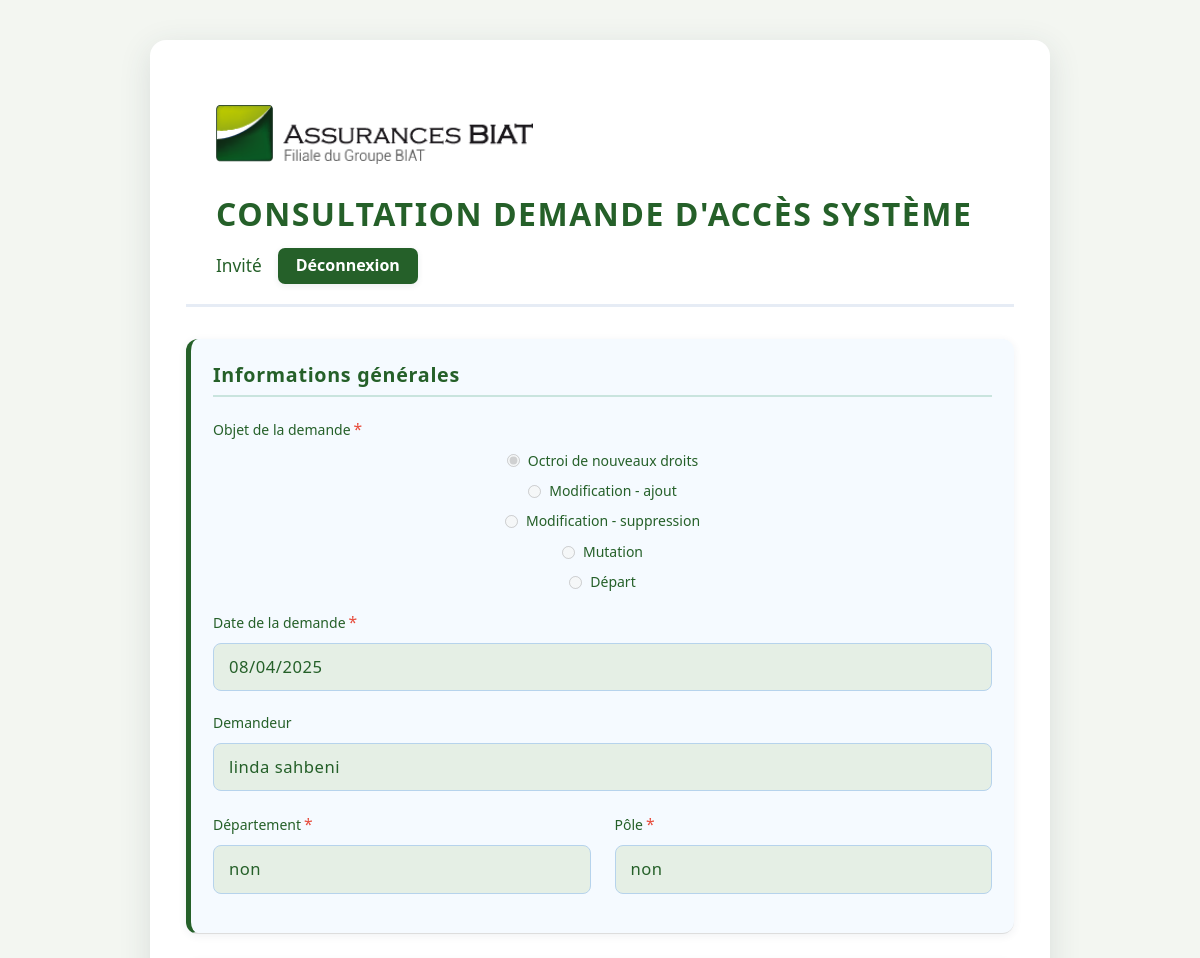
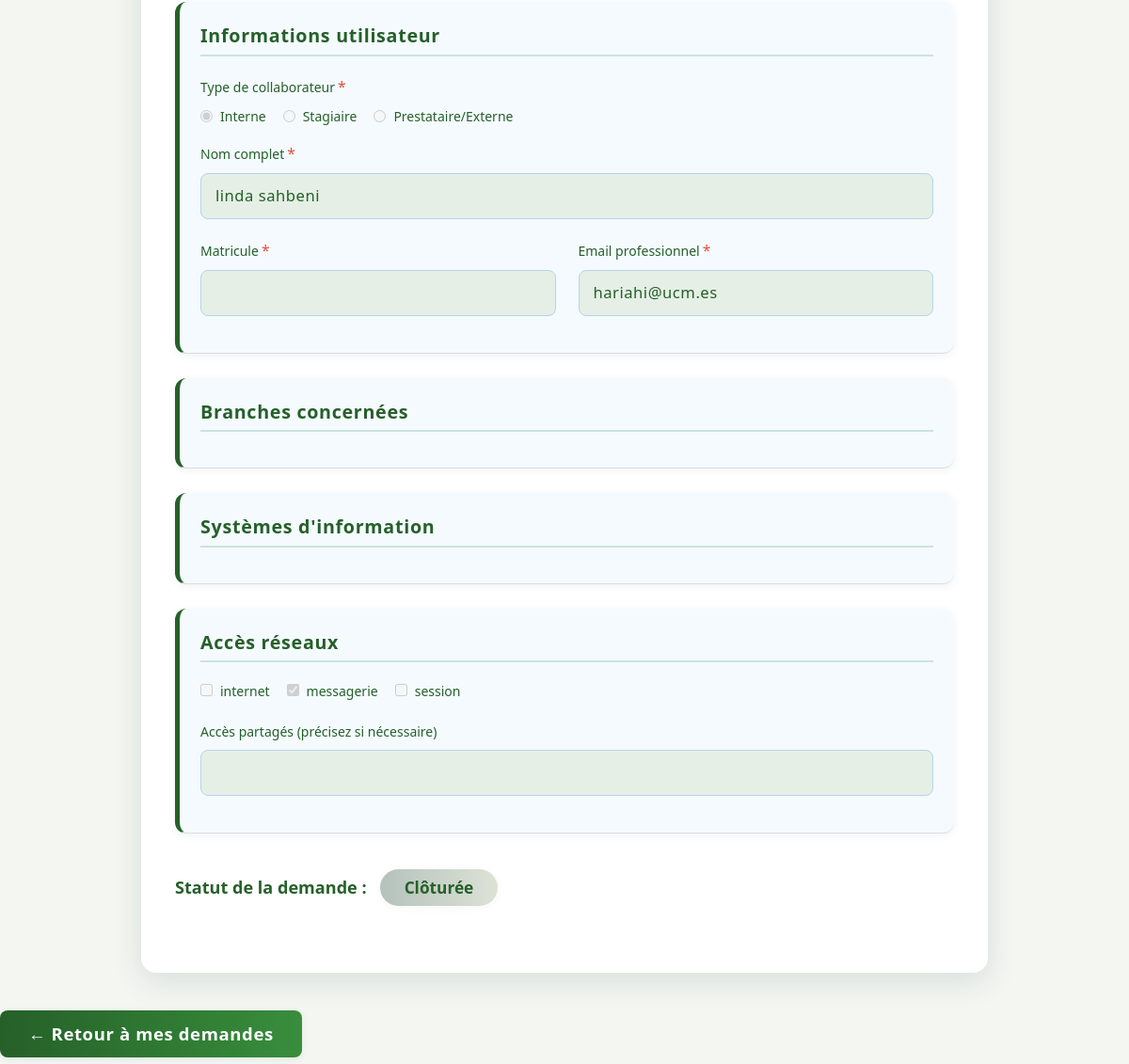
/demande/1/view, run on the app's committed database (2 pictures, top to bottom).
### tables this page shows
CREATE TABLE requests (
            id INTEGER PRIMARY KEY AUTOINCREMENT,
            user_id INTEGER NOT NULL,
            objet_demande TEXT NOT NULL,
            date_demande DATE NOT NULL,
            collaborator_type_id INTEGER,
            date_debut_stage DATE,
            date_fin_stage DATE,
            acces_partages TEXT,
            signature TEXT, status TEXT, responsable_id INTEGER, rejection_comment TEXT,
            FOREIGN KEY (user_id) REFERENCES users(id),
            FOREIGN KEY (collaborator_type_id) REFERENCES collaborator_types(id)
        );

CREATE TABLE departments (
            id INTEGER PRIMARY KEY AUTOINCREMENT,
            name TEXT NOT NULL,
            pole_id INTEGER NOT NULL,
            FOREIGN KEY (pole_id) REFERENCES poles(id)
        );

CREATE TABLE poles (
            id INTEGER PRIMARY KEY AUTOINCREMENT,
            name TEXT NOT NULL UNIQUE
        );

CREATE TABLE collaborator_types (
            id INTEGER PRIMARY KEY AUTOINCREMENT,
            name TEXT NOT NULL UNIQUE
        );

CREATE TABLE users (
            id INTEGER PRIMARY KEY AUTOINCREMENT,
            nom TEXT NOT NULL,
            prenom TEXT NOT NULL,
            email TEXT NOT NULL UNIQUE,
            department_id INTEGER,
            pole_id INTEGER,
            password TEXT NOT NULL, role TEXT,
            FOREIGN KEY (department_id) REFERENCES departments(id),
            FOREIGN KEY (pole_id) REFERENCES poles(id)
        );

CREATE TABLE network_accesses (
            id INTEGER PRIMARY KEY AUTOINCREMENT,
            name TEXT NOT NULL UNIQUE
        );

### app.py (the view)
@app.route('/demande/<int:request_id>/view')
def view_demande(request_id):
    conn = sqlite3.connect(DATABASE)
    cursor = conn.cursor()
    row = cursor.execute("SELECT * FROM requests WHERE id=?", (request_id,)).fetchone()
    if not row:
        flash("Demande introuvable.", "danger")
        conn.close()
        return redirect(url_for('mes_demandes'))
    demande = {
        "id": row[0],
        "user_id": row[1],
        "objet_demande": row[2],
        "date_demande": row[3],
        "collaborator_type_id": row[4],
        "date_debut_stage": row[5],
        "date_fin_stage": row[6],
        "acces_partages": row[7] or "",
        "signature": row[8],
        "status": row[9],
        "responsable_id": row[10],
        "rejection_comment": row[11],
    }
    cursor.execute("SELECT nom, prenom, email FROM users WHERE id = ?", (demande["user_id"],))
    user_row = cursor.fetchone()
    if user_row:
        demande["nom_complet"] = f"{user_row[0]} {user_row[1]}"
        demande["demandeur"] = demande["nom_complet"]
        demande["email"] = user_row[2]
    else:
        demande["nom_complet"] = ""
        demande["demandeur"] = ""
        demande["email"] = ""
    cursor.execute("""
        SELECT d.name, p.name
        FROM users u
        LEFT JOIN departments d ON u.department_id = d.id
        LEFT JOIN poles p ON u.pole_id = p.id
        WHERE u.id = ?
    """, (demande["user_id"],))
    dep_pole = cursor.fetchone()
    demande["departement"] = dep_pole[0] if dep_pole else ""
    demande["pole"] = dep_pole[1] if dep_pole else ""
    cursor.execute("SELECT name FROM collaborator_types WHERE id = ?", (demande["collaborator_type_id"],))
    ct = cursor.fetchone()
    demande["collaborator_type"] = ct[0] if ct else ""
    demande["matricule"] = ""
    cursor.execute("""
        SELECT b.name FROM branches_requests br
        JOIN branches b ON br.branch_id = b.id
        WHERE br.request_id = ?
    """, (request_id,))
    demande["branches"] = [r[0] for r in cursor.fetchall()]
    cursor.execute("SELECT name FROM branches ORDER BY name")
    all_branches = [row[0] for row in cursor.fetchall()]
    cursor.execute("""
        SELECT na.name
        FROM request_network_accesses rna
        JOIN network_accesses na ON rna.network_access_id = na.id
        WHERE rna.request_id = ?
    """, (request_id,))
    demande["network_access"] = [r[0] for r in cursor.fetchall()]
    cursor.execute("SELECT name FROM network_accesses ORDER BY name")
    all_network_accesses = [row[0] for row in cursor.fetchall()]
    cursor.execute("""
        SELECT b.name, s.name, p.name, rsp.environment
        FROM request_system_profiles rsp
        JOIN profiles p ON rsp.profile_id = p.id
        JOIN systems s ON rsp.system_id = s.id
        JOIN branches b ON p.branch_id = b.id
        WHERE rsp.request_id = ?
    """, (request_id,))
    profils_env = {}
    for branch, system, profile, env in cursor.fetchall():
        profils_env.setdefault(branch, {}).setdefault(f"{system} - {profile}", []).append(env)
    demande["profils_env"] = profils_env
    for key in [
        "objet_demande", "date_demande", "demandeur", "departement", "pole", "collaborator_type",
        "date_debut_stage", "date_fin_stage", "nom_complet", "matricule", "email",
        "branches", "profils_env", "network_access", "acces_partages"
    ]:
        if key not in demande:
            if key in ["branches", "network_access"]:
                demande[key] = []
            elif key == "profils_env":
                demande[key] = {}
            else:
                demande[key] = ""
    conn.close()
    return render_template(
        'view_demande.html',
        demande=demande,
        all_branches=all_branches,
        all_network_accesses=all_network_accesses
    )

### templates/view_demande.html (shortened to what this page needs)
<!DOCTYPE html>
<html lang="fr">
<head>
  <link href="https://cdn.jsdelivr.net/npm/bootstrap@5.3.3/dist/css/bootstrap.min.css" rel="stylesheet" />
  <link rel="stylesheet" href="{{ url_for('static', filename='css/biat-form.css') }}">
</head>
<body>
  <div class="biat-container">
    <div class="biat-header">
      <div class="biat-header-left">
        <img src="{{ url_for('static', filename='images/logo.png') }}" alt="Assurances BIAT" class="biat-logo" />
      </div>
      <div class="biat-header-center">
        <h1 class="biat-title">CONSULTATION DEMANDE D'ACCÈS SYSTÈME</h1>
      </div>
      <div class="biat-header-right">
        <span>{{ session.get('user') or 'Invité' }}</span>
        <a href="{{ url_for('logout') }}" class="logout-btn">Déconnexion</a>
      </div>
    </div>
    <form>
      <fieldset disabled>
        <div class="biat-form-section">
          <h3 class="biat-section-title">Informations générales</h3>
          <div class="biat-form-group">
            <label class="biat-label biat-required">Objet de la demande</label>
            <div class="biat-radio-group" style="flex-direction: column; gap: 8px;">
              {% for v in ['Octroi de nouveaux droits', 'Modification - ajout', 'Modification - suppression', 'Mutation', 'Départ'] %}
                <label class="biat-radio">
                  <input type="radio" name="objet_demande" value="{{ v }}" {% if demande.objet_demande == v %}checked{% endif %}> {{ v }}
                </label>
              {% endfor %}
            </div>
          </div>
          <div class="biat-form-group">
            <label class="biat-label biat-required">Date de la demande</label>
            <input type="date" name="date_demande" class="biat-input" value="{{ demande.date_demande }}">
          </div>
          <div class="biat-form-group">
            <label class="biat-label">Demandeur</label>
            <input type="text" class="biat-input" value="{{ demande.demandeur }}">
          </div>
          <div class="row">
            <div class="col-md-6">
              <div class="biat-form-group">
                <label class="biat-label biat-required">Département</label>
                <input type="text" name="departement" class="biat-input" value="{{ demande.departement }}">
              </div>
            </div>
            <div class="col-md-6">
              <div class="biat-form-group">
                <label class="biat-label biat-required">Pôle</label>
                <input type="text" name="pole" class="biat-input" value="{{ demande.pole }}">
              </div>
            </div>
          </div>
        </div>
        <div class="biat-form-section">
          <h3 class="biat-section-title">Informations utilisateur</h3>
          <div class="biat-form-group">
            <label class="biat-label biat-required">Type de collaborateur</label>
            <div class="biat-radio-group">
              {% for v, label in [('interne', 'Interne'), ('stagiaire', 'Stagiaire'), ('externe', 'Prestataire/Externe')] %}
                <label class="biat-radio">
                  <input type="radio" name="collaborator_type" value="{{ v }}" {% if demande.collaborator_type == v %}checked{% endif %}>
                  {{ label }}
                </label>
              {% endfor %}
            </div>
          </div>
          <div class="biat-form-group">
            <label class="biat-label biat-required">Nom complet</label>
            <input type="text" name="nom_complet" class="biat-input" value="{{ demande.nom_complet }}">
          </div>
          <div class="row">
            <div class="col-md-6">
              <div class="biat-form-group">
                <label class="biat-label biat-required">Matricule</label>
                <input type="text" name="matricule" class="biat-input" value="{{ demande.matricule }}">
              </div>
            </div>
            <div class="col-md-6">
              <div class="biat-form-group">
                <label class="biat-label biat-required">Email professionnel</label>
                <input type="email" name="email" class="biat-input" value="{{ demande.email }}">
              </div>
            </div>
          </div>
        </div>
        <div class="biat-form-section">
          <h3 class="biat-section-title">Branches concernées</h3>
        </div>
        <div class="biat-form-section">
          <h3 class="biat-section-title">Systèmes d'information</h3>
        </div>
        <div class="biat-form-section">
          <h3 class="biat-section-title">Accès réseaux</h3>
          <div class="biat-checkbox-group">
            {% for net in all_network_accesses %}
              <label class="biat-checkbox">
                <input type="checkbox" {% if net in demande.network_access %}checked{% endif %} disabled>
                {{ net }}
              </label>
            {% endfor %}
          </div>
          <div class="biat-form-group" style="margin-top: 20px;">
            <label class="biat-label">Accès partagés (précisez si nécessaire)</label>
            <input type="text" name="acces_partages" class="biat-input" value="{{ demande.acces_partages }}">
          </div>
        </div>
      </fieldset>
    </form>
    <div class="status-box">
      <strong>Statut de la demande :</strong>
      {% if demande.status == 'validé' %}
        <span class="badge bg-success">Validée</span>
      {% elif demande.status == 'cloturée' %}
        <span class="badge bg-secondary">Clôturée</span>
      {% elif demande.status == 'soumis' %}
        <span class="badge bg-warning text-dark">Soumise</span>
      {% elif demande.status == 'traité' %}
        <span class="badge bg-info text-dark">Traitée</span>
      {% elif demande.status == 'en traitement' %}
        <span class="badge bg-primary">En traitement</span>
      {% else %}
        <span class="badge bg-light text-dark">{{ demande.status }}</span>
      {% endif %}
    </div>
  </div>
  <div style="margin-top: 30px;">
    <a href="{{ url_for('mes_demandes') }}" class="btn btn-primary">
        &#8592; Retour à mes demandes
    </a>
</div>
</body>
</html>

### static/css/biat-form.css (style rules this page uses)
:root { --primary-color: #117A65; --accent-color: #E07A5F; --background-color: #F4F1DE; --text-color: #333333; --medium-gray: #8E8D8A; --success-color: #4CAF50; --warning-color: #F44336; --white: #FFFFFF; }
body { font-family: 'Montserrat', sans-serif; background-color: var(--background-color); color: var(--text-color); line-height: 1.6; }
.biat-container { max-width: 1000px; margin: 30px auto; background: var(--white); box-shadow: 0 0 30px rgba(17, 122, 101, 0.1); border-radius: 8px; overflow: hidden; }
.biat-header { background-color: var(--primary-color); padding: 25px 30px; color: var(--white); display: flex; align-items: center; justify-content: space-between; flex-wrap: wrap; gap: 15px; }
.biat-header-left { display: flex; align-items: center; gap: 15px; }
.logout-btn { background-color: var(--accent-color); border: none; color: var(--white); padding: 8px 16px; font-weight: 600; font-size: 14px; border-radius: 4px; cursor: pointer; transition: background-color 0.3s ease; text-decoration: none; white-space: nowrap; }
.biat-logo { height: 60px; margin-bottom: 15px; }
.biat-title { font-size: 24px; font-weight: 700; margin-bottom: 5px; text-transform: uppercase; }
.biat-form-section { padding: 30px; border-bottom: 1px solid #ddd; }
.biat-section-title { color: var(--primary-color); font-size: 18px; font-weight: 600; margin-bottom: 20px; padding-bottom: 8px; border-bottom: 2px solid #C9E4DE; }
.biat-form-group { margin-bottom: 20px; }
.biat-label { font-weight: 600; color: var(--primary-color); margin-bottom: 8px; display: block; font-size: 14px; }
.biat-input { width: 100%; padding: 10px 12px; border: 1px solid #ccc; border-radius: 4px; font-size: 14px; transition: all 0.3s; }
.biat-radio-group, .biat-checkbox-group { display: flex; flex-wrap: wrap; gap: 15px; align-items: center; }
.biat-radio, .biat-checkbox { display: flex; align-items: center; gap: 8px; font-size: 14px; color: var(--text-color); }
.biat-required:after { content: " *"; color: var(--accent-color); }

### data on the page
requests: objet_demande "☑ Octroi de nouveaux droits" "☐ Modification - ajout" "☐ Modification - suppression" "☐ Mutation" "☐ Départ", date_demande "08/04/2025"
departments: departement "non"
poles: pole "non"
collaborator_types: name "☑ Interne" "☐ Stagiaire" "☐ Prestataire/Externe"
users: email "hariahi@ucm.es"
network_accesses: name "internet"
network_accesses: name "☑", name "messagerie"
network_accesses: name "session"

### other printed values
{{ session.get('user') or 'Invité' }} "Invité"
{{ v }} "Octroi de nouveaux droits" "Modification - ajout" "Modification - suppression" "Mutation" "Départ"
{{ label }} "Interne" "Stagiaire" "Prestataire/Externe"
